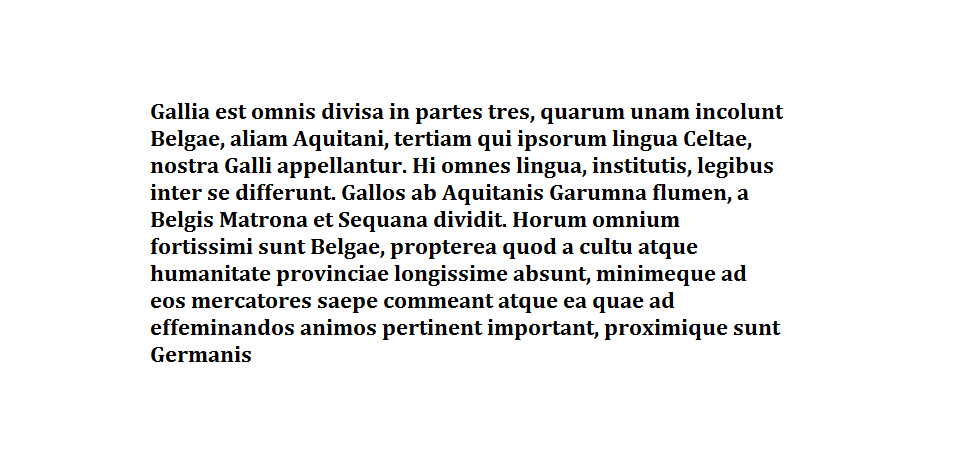
#> input picture lab10/images/galia.png, 953 x 463 px, found by its file name; the run also reads 1 picture not shown here
$ jupyter execute --allow-errors zad1.ipynb
#> lines starting #> are read from the running program, lines starting #| are printed output that depends on the picture
[cell 1]
import imageio.v3 as iio
import numpy as np
import matplotlib.pyplot as plt

# Zadanie 1 - Analiza obrazów

Tekst:

Wzorzec:

[cell 2]
text = iio.imread("galia.png")
#> text is the input picture: shape (463, 953, 3); mean R, G, B 237.9, 237.8, 237.9
#> (the rest of this cell did not finish here and is left out)

[cell 3]
def gray_and_flip(image: np.ndarray):
    shape = image.shape
#> shape = (463, 953, 3)
    grey = np.zeros((shape[0], shape[1]))
    for i in range(shape[0]):
        for j in range(shape[1]):
            grey[i, j] = 255 - (0.3*image[i, j, 0] + 0.59*image[i, j, 1] + 0.11*image[i, j, 2])
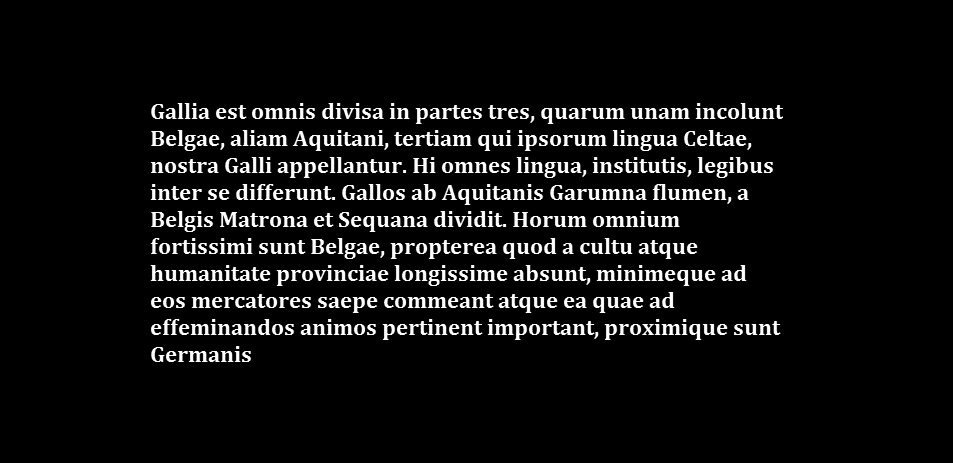
#> grey: shape (463, 953) float64; min 0, max 255, mean 17.2
    return grey

[cell 4]
text_gray = gray_and_flip(text)
#> (the rest of this cell did not finish here and is left out)

[cell 5]
plt.matshow(text_gray, 1, cmap="gist_gray")
plt.show()

[cell 6]
def calculate_correlation(image: np.ndarray, pattern: np.ndarray):
    return np.real(
        np.fft.ifft2(
            np.multiply(
                np.fft.fft2(image),
                np.fft.fft2(
                    np.rot90(pattern, 2),
                    image.shape
                ))
            )
    )

#> (a cell that did not finish here is left out)

#> (a cell that did not finish here is left out)

[cell 9]
plt.imshow(text)
#> (the rest of this cell did not finish here and is left out)

[cell 10]
fish = iio.imread("school.jpg")
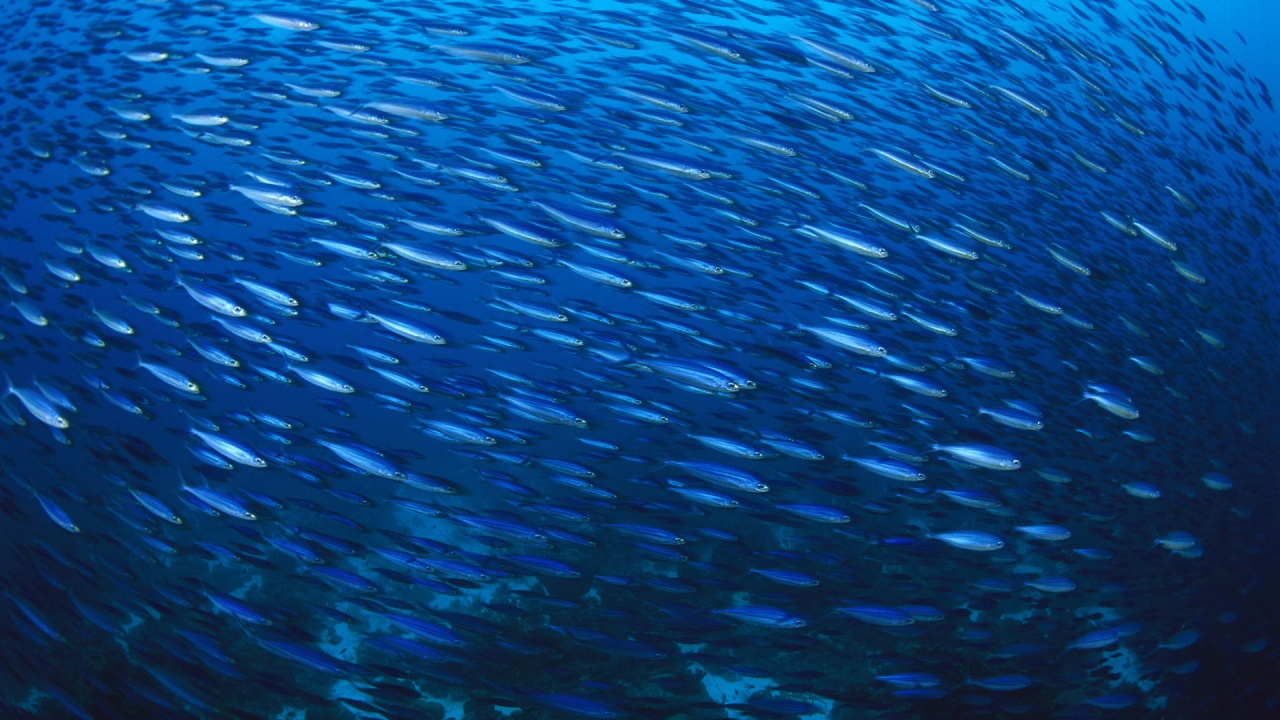
#> input picture lab10/images/school.jpg, 1280 x 720 px, found by its file name
#> fish is the input picture: shape (720, 1280, 3); mean R, G, B 9.1, 67.3, 128.5
fish_pattern = iio.imread("fish1.png")

[cell 11]
def gray(image: np.ndarray):
    shape = image.shape
#> shape = (720, 1280, 3)
    grey = np.zeros((shape[0], shape[1]))
    for i in range(shape[0]):
        for j in range(shape[1]):
            grey[i, j] = (0.3*image[i, j, 0] + 0.59*image[i, j, 1] + 0.11*image[i, j, 2])
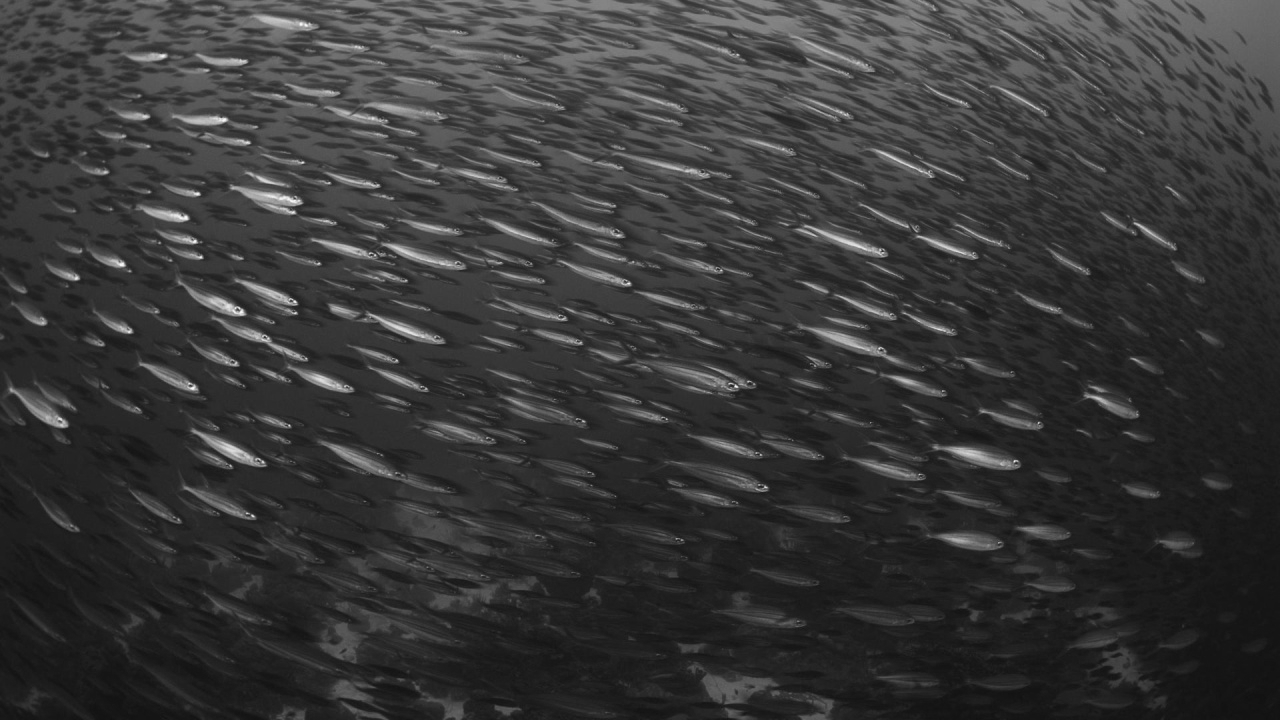
#> grey: shape (720, 1280) float64; min 16.84, max 247.2, mean 56.6
    return grey

[cell 12]
fish = gray(fish)
fish_pattern = gray(fish_pattern)

[cell 13]
fish_c = calculate_correlation(fish, fish_pattern)
#> in calculate_correlation, `return np.real( np.fft.ifft2( np.multiply( np.fft.fft2(image), np.fft...`:
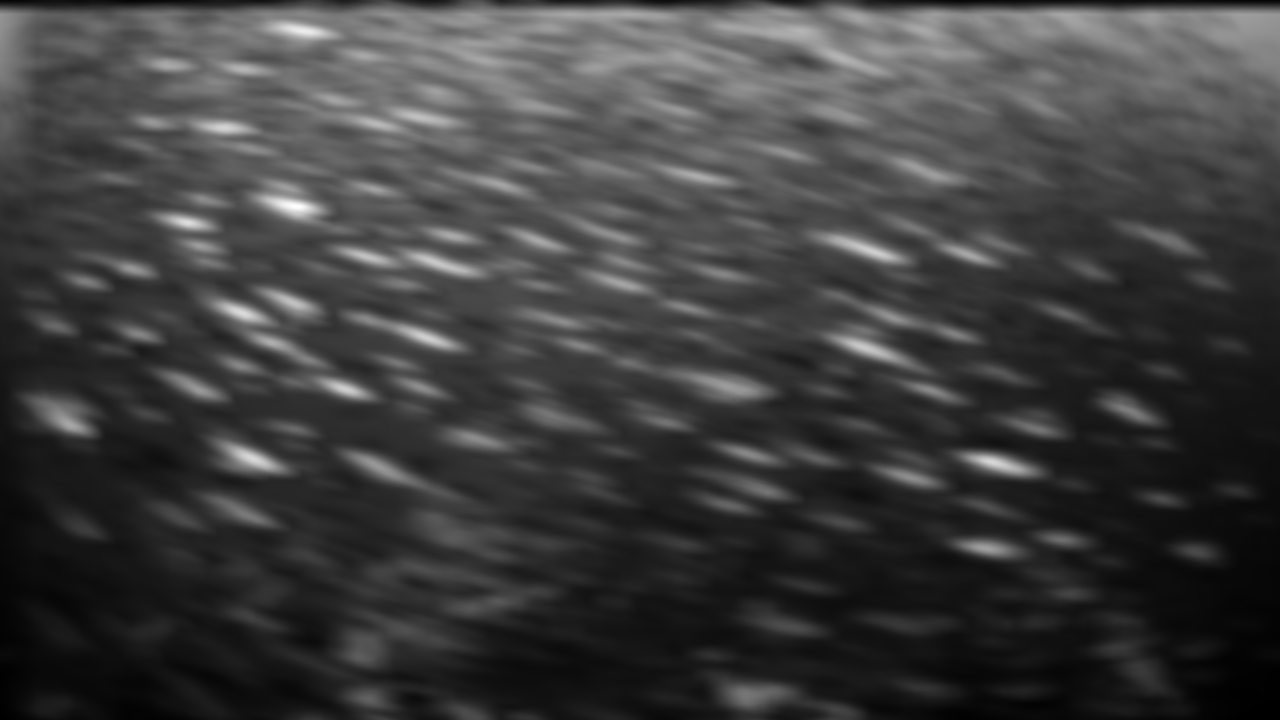
#> returned value: shape (720, 1280) float64; min 1228777.8, max 10311141.3, mean 3466815.6; drawn with min black and max white

[cell 14]
plt.imshow(fish_c)
l = []
for i in range(fish_c.shape[0]):
    for j in range(fish_c.shape[1]):
        l.append((fish_c[i, j], (i, j)))
#> after the loop, l = 921600 items
l.sort(reverse=True)
top = l[:int(len(l)*0.01)]
#> top = 9216 items
X = [t[1][0] for t in top]
#> X = 9216 values, max 548 at index 9184, min 12 at index 9165, mean 200.3
Y = [t[1][1] for t in top]
#> Y = 9216 values, max 1078 at index 9046, min 64 at index 9112, mean 498.3
plt.scatter(Y, X, c="r", s=2)
plt.show()
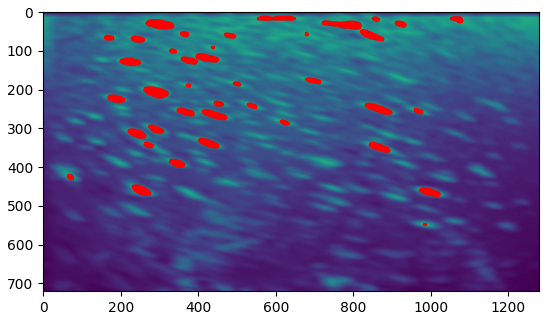
#> figure drawn by matplotlib, 1 panel
